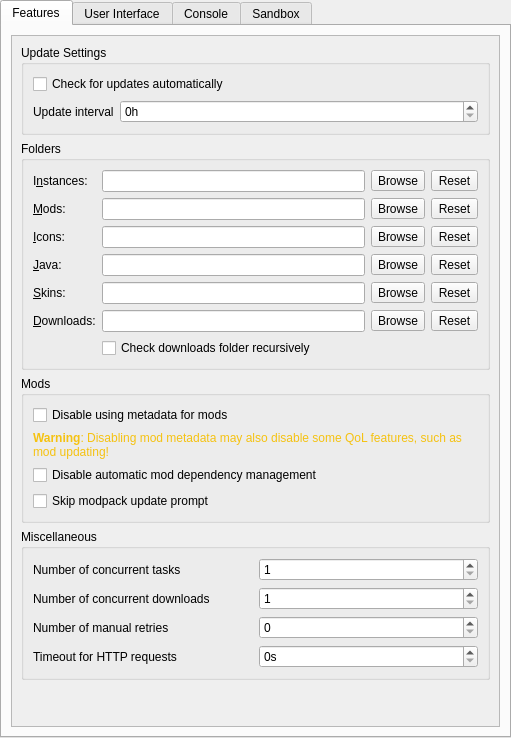
<?xml version="1.0" encoding="UTF-8"?>
<ui version="4.0">
 <class>LauncherPage</class>
 <widget class="QWidget" name="LauncherPage">
  <property name="geometry">
   <rect>
    <x>0</x>
    <y>0</y>
    <width>511</width>
    <height>726</height>
   </rect>
  </property>
  <property name="sizePolicy">
   <sizepolicy hsizetype="MinimumExpanding" vsizetype="MinimumExpanding">
    <horstretch>0</horstretch>
    <verstretch>0</verstretch>
   </sizepolicy>
  </property>
  <layout class="QVBoxLayout" name="mainLayout">
   <property name="leftMargin">
    <number>0</number>
   </property>
   <property name="topMargin">
    <number>0</number>
   </property>
   <property name="rightMargin">
    <number>0</number>
   </property>
   <property name="bottomMargin">
    <number>0</number>
   </property>
   <item>
    <widget class="QTabWidget" name="tabWidget">
     <property name="toolTip">
      <string notr="true"/>
     </property>
     <property name="tabShape">
      <enum>QTabWidget::TabShape::Rounded</enum>
     </property>
     <property name="currentIndex">
      <number>0</number>
     </property>
     <widget class="QWidget" name="featuresTab">
      <attribute name="title">
       <string>Features</string>
      </attribute>
      <layout class="QVBoxLayout" name="verticalLayout_9">
       <item>
        <widget class="QScrollArea" name="scrollArea">
         <property name="horizontalScrollBarPolicy">
          <enum>Qt::ScrollBarPolicy::ScrollBarAlwaysOff</enum>
         </property>
         <property name="widgetResizable">
          <bool>true</bool>
         </property>
         <widget class="QWidget" name="scrollAreaWidgetContents">
          <property name="geometry">
           <rect>
            <x>0</x>
            <y>0</y>
            <width>473</width>
            <height>770</height>
           </rect>
          </property>
          <layout class="QVBoxLayout" name="verticalLayout_8">
           <item>
            <widget class="QGroupBox" name="updateSettingsBox">
             <property name="title">
              <string>Update Settings</string>
             </property>
             <layout class="QVBoxLayout" name="verticalLayout_7">
              <item>
               <widget class="QCheckBox" name="autoUpdateCheckBox">
                <property name="text">
                 <string>Check for updates automatically</string>
                </property>
               </widget>
              </item>
              <item>
               <layout class="QFormLayout" name="updateSetingsLayout">
                <item row="0" column="0">
                 <widget class="QLabel" name="updateIntervalLabel">
                  <property name="text">
                   <string>Update interval</string>
                  </property>
                 </widget>
                </item>
                <item row="0" column="1">
                 <widget class="QSpinBox" name="updateIntervalSpinBox">
                  <property name="toolTip">
                   <string>Set it to 0 to only check on launch</string>
                  </property>
                  <property name="suffix">
                   <string>h</string>
                  </property>
                  <property name="minimum">
                   <number>0</number>
                  </property>
                  <property name="maximum">
                   <number>99999999</number>
                  </property>
                 </widget>
                </item>
               </layout>
              </item>
             </layout>
            </widget>
           </item>
           <item>
            <widget class="QGroupBox" name="foldersBox">
             <property name="title">
              <string>Folders</string>
             </property>
             <layout class="QGridLayout" name="foldersBoxLayout">
              <item row="3" column="0">
               <widget class="QLabel" name="labelJavaDir">
                <property name="text">
                 <string>&amp;Java:</string>
                </property>
                <property name="buddy">
                 <cstring>javaDirTextBox</cstring>
                </property>
               </widget>
              </item>
              <item row="0" column="2">
               <widget class="QToolButton" name="instDirBrowseBtn">
                <property name="text">
                 <string>Browse</string>
                </property>
               </widget>
              </item>
              <item row="4" column="0">
               <widget class="QLabel" name="labelSkinsDir">
                <property name="text">
                 <string>&amp;Skins:</string>
                </property>
                <property name="buddy">
                 <cstring>skinsDirTextBox</cstring>
                </property>
               </widget>
              </item>
              <item row="2" column="2">
               <widget class="QToolButton" name="iconsDirBrowseBtn">
                <property name="text">
                 <string>Browse</string>
                </property>
               </widget>
              </item>
              <item row="4" column="2">
               <widget class="QToolButton" name="skinsDirBrowseBtn">
                <property name="text">
                 <string>Browse</string>
                </property>
               </widget>
              </item>
              <item row="3" column="1">
               <widget class="QLineEdit" name="javaDirTextBox"/>
              </item>
              <item row="4" column="1">
               <widget class="QLineEdit" name="skinsDirTextBox"/>
              </item>
              <item row="1" column="0">
               <widget class="QLabel" name="labelModsDir">
                <property name="text">
                 <string>&amp;Mods:</string>
                </property>
                <property name="buddy">
                 <cstring>modsDirTextBox</cstring>
                </property>
               </widget>
              </item>
              <item row="9" column="1" colspan="2">
               <widget class="QCheckBox" name="downloadsDirWatchRecursiveCheckBox">
                <property name="toolTip">
                 <string>When enabled, in addition to the downloads folder, its sub folders will also be searched when looking for resources (e.g. when looking for blocked mods on CurseForge).</string>
                </property>
                <property name="text">
                 <string>Check downloads folder recursively</string>
                </property>
               </widget>
              </item>
              <item row="1" column="2">
               <widget class="QToolButton" name="modsDirBrowseBtn">
                <property name="text">
                 <string>Browse</string>
                </property>
               </widget>
              </item>
              <item row="8" column="1">
               <widget class="QLineEdit" name="downloadsDirTextBox"/>
              </item>
              <item row="0" column="1">
               <widget class="QLineEdit" name="instDirTextBox"/>
              </item>
              <item row="2" column="1">
               <widget class="QLineEdit" name="iconsDirTextBox"/>
              </item>
              <item row="3" column="2">
               <widget class="QToolButton" name="javaDirBrowseBtn">
                <property name="text">
                 <string>Browse</string>
                </property>
               </widget>
              </item>
              <item row="8" column="0">
               <widget class="QLabel" name="labelDownloadsDir">
                <property name="text">
                 <string>&amp;Downloads:</string>
                </property>
                <property name="buddy">
                 <cstring>downloadsDirTextBox</cstring>
                </property>
               </widget>
              </item>
              <item row="8" column="2">
               <widget class="QToolButton" name="downloadsDirBrowseBtn">
                <property name="text">
                 <string>Browse</string>
                </property>
               </widget>
              </item>
              <item row="1" column="1">
               <widget class="QLineEdit" name="modsDirTextBox"/>
              </item>
              <item row="0" column="0">
               <widget class="QLabel" name="labelInstDir">
                <property name="text">
                 <string>I&amp;nstances:</string>
                </property>
                <property name="buddy">
                 <cstring>instDirTextBox</cstring>
                </property>
               </widget>
              </item>
              <item row="2" column="0">
               <widget class="QLabel" name="labelIconsDir">
                <property name="text">
                 <string>&amp;Icons:</string>
                </property>
                <property name="buddy">
                 <cstring>iconsDirTextBox</cstring>
                </property>
               </widget>
              </item>
              <item row="0" column="3">
               <widget class="QToolButton" name="instDirResetBtn">
                <property name="text">
                 <string>Reset</string>
                </property>
               </widget>
              </item>
              <item row="1" column="3">
               <widget class="QToolButton" name="modsDirResetBtn">
                <property name="text">
                 <string>Reset</string>
                </property>
               </widget>
              </item>
              <item row="2" column="3">
               <widget class="QToolButton" name="iconsDirResetBtn">
                <property name="text">
                 <string>Reset</string>
                </property>
               </widget>
              </item>
              <item row="3" column="3">
               <widget class="QToolButton" name="javaDirResetBtn">
                <property name="text">
                 <string>Reset</string>
                </property>
               </widget>
              </item>
              <item row="4" column="3">
               <widget class="QToolButton" name="skinsDirResetBtn">
                <property name="text">
                 <string>Reset</string>
                </property>
               </widget>
              </item>
              <item row="8" column="3">
               <widget class="QToolButton" name="downloadsDirResetBtn">
                <property name="text">
                 <string>Reset</string>
                </property>
               </widget>
              </item>
             </layout>
            </widget>
           </item>
           <item>
            <widget class="QGroupBox" name="modsBox">
             <property name="title">
              <string>Mods</string>
             </property>
             <layout class="QVBoxLayout" name="verticalLayout_4">
              <item>
               <widget class="QCheckBox" name="metadataDisableBtn">
                <property name="toolTip">
                 <string>Disable using metadata provided by mod providers (like Modrinth or CurseForge) for mods.</string>
                </property>
                <property name="text">
                 <string>Disable using metadata for mods</string>
                </property>
               </widget>
              </item>
              <item>
               <widget class="QLabel" name="metadataWarningLabel">
                <property name="text">
                 <string>&lt;html&gt;&lt;head/&gt;&lt;body&gt;&lt;p&gt;&lt;span style=&quot; font-weight:600; color:#f5c211;&quot;&gt;Warning&lt;/span&gt;&lt;span style=&quot; color:#f5c211;&quot;&gt;: Disabling mod metadata may also disable some QoL features, such as mod updating!&lt;/span&gt;&lt;/p&gt;&lt;/body&gt;&lt;/html&gt;</string>
                </property>
                <property name="wordWrap">
                 <bool>true</bool>
                </property>
               </widget>
              </item>
              <item>
               <widget class="QCheckBox" name="dependenciesDisableBtn">
                <property name="toolTip">
                 <string>Disable the automatic detection, installation, and updating of mod dependencies.</string>
                </property>
                <property name="text">
                 <string>Disable automatic mod dependency management</string>
                </property>
               </widget>
              </item>
              <item>
               <widget class="QCheckBox" name="skipModpackUpdatePromptBtn">
                <property name="toolTip">
                 <string>When creating a new modpack instance, do not suggest updating existing instances instead.</string>
                </property>
                <property name="text">
                 <string>Skip modpack update prompt</string>
                </property>
               </widget>
              </item>
             </layout>
            </widget>
           </item>
           <item>
            <widget class="QGroupBox" name="miscellaneousGroupBox">
             <property name="title">
              <string>Miscellaneous</string>
             </property>
             <layout class="QGridLayout" name="gridLayout">
              <item row="1" column="1">
               <widget class="QSpinBox" name="numberOfConcurrentDownloadsSpinBox">
                <property name="minimum">
                 <number>1</number>
                </property>
               </widget>
              </item>
              <item row="0" column="0">
               <widget class="QLabel" name="numberOfConcurrentTasksLabel">
                <property name="text">
                 <string>Number of concurrent tasks</string>
                </property>
               </widget>
              </item>
              <item row="0" column="1">
               <widget class="QSpinBox" name="numberOfConcurrentTasksSpinBox">
                <property name="minimum">
                 <number>1</number>
                </property>
               </widget>
              </item>
              <item row="1" column="0">
               <widget class="QLabel" name="numberOfConcurrentDownloadsLabel">
                <property name="text">
                 <string>Number of concurrent downloads</string>
                </property>
               </widget>
              </item>
              <item row="2" column="0">
               <widget class="QLabel" name="numberOfManualRetriesLabel">
                <property name="text">
                 <string>Number of manual retries</string>
                </property>
               </widget>
              </item>
              <item row="2" column="1">
               <widget class="QSpinBox" name="numberOfManualRetriesSpinBox">
                <property name="minimum">
                 <number>0</number>
                </property>
               </widget>
              </item>
              <item row="3" column="0">
               <widget class="QLabel" name="timeoutSecondsLabel">
                <property name="toolTip">
                 <string>Seconds to wait until the requests are terminated</string>
                </property>
                <property name="text">
                 <string>Timeout for HTTP requests</string>
                </property>
               </widget>
              </item>
              <item row="3" column="1">
               <widget class="QSpinBox" name="timeoutSecondsSpinBox">
                <property name="suffix">
                 <string>s</string>
                </property>
               </widget>
              </item>
             </layout>
            </widget>
           </item>
           <item>
            <spacer name="verticalSpacer_FeaturesTab">
             <property name="orientation">
              <enum>Qt::Orientation::Vertical</enum>
             </property>
             <property name="sizeHint" stdset="0">
              <size>
               <width>0</width>
               <height>0</height>
              </size>
             </property>
            </spacer>
           </item>
          </layout>
         </widget>
        </widget>
       </item>
      </layout>
     </widget>
     <widget class="QWidget" name="userInterfaceTab">
      <attribute name="title">
       <string>User Interface</string>
      </attribute>
      <layout class="QVBoxLayout" name="verticalLayout_6">
       <item>
        <widget class="QGroupBox" name="sortingModeBox">
         <property name="enabled">
          <bool>true</bool>
         </property>
         <property name="title">
          <string>Instance view sorting mode</string>
         </property>
         <layout class="QHBoxLayout" name="sortingModeBoxLayout">
          <item>
           <widget class="QRadioButton" name="sortLastLaunchedBtn">
            <property name="text">
             <string>&amp;By last launched</string>
            </property>
            <attribute name="buttonGroup">
             <string notr="true">sortingModeGroup</string>
            </attribute>
           </widget>
          </item>
          <item>
           <widget class="QRadioButton" name="sortByNameBtn">
            <property name="text">
             <string>By &amp;name</string>
            </property>
            <attribute name="buttonGroup">
             <string notr="true">sortingModeGroup</string>
            </attribute>
           </widget>
          </item>
         </layout>
        </widget>
       </item>
       <item>
        <widget class="QGroupBox" name="themeBox">
         <property name="title">
          <string>Theme</string>
         </property>
         <layout class="QVBoxLayout" name="verticalLayout_5">
          <item>
           <widget class="ThemeCustomizationWidget" name="themeCustomizationWidget" native="true"/>
          </item>
         </layout>
        </widget>
       </item>
       <item>
        <widget class="QGroupBox" name="catBox">
         <property name="title">
          <string>Cat</string>
         </property>
         <layout class="QGridLayout" name="gridLayout_5">
          <item row="0" column="2">
           <widget class="QSpinBox" name="catOpacitySpinBox">
            <property name="specialValueText">
             <string/>
            </property>
            <property name="suffix">
             <string>%</string>
            </property>
            <property name="maximum">
             <number>100</number>
            </property>
            <property name="value">
             <number>0</number>
            </property>
           </widget>
          </item>
          <item row="0" column="0">
           <widget class="QLabel" name="catOpacityLabel">
            <property name="toolTip">
             <string>Set the cat's opacity. 0% is fully transparent and 100% is fully opaque.</string>
            </property>
            <property name="text">
             <string>Opacity</string>
            </property>
           </widget>
          </item>
          <item row="0" column="1">
           <spacer name="horizontalSpacer">
            <property name="orientation">
             <enum>Qt::Orientation::Horizontal</enum>
            </property>
            <property name="sizeHint" stdset="0">
             <size>
              <width>40</width>
              <height>20</height>
             </size>
            </property>
           </spacer>
          </item>
         </layout>
        </widget>
       </item>
       <item>
        <widget class="QGroupBox" name="toolsBox">
         <property name="sizePolicy">
          <sizepolicy hsizetype="Preferred" vsizetype="Preferred">
           <horstretch>0</horstretch>
           <verstretch>0</verstretch>
          </sizepolicy>
         </property>
         <property name="title">
          <string>Tools</string>
         </property>
         <layout class="QVBoxLayout" name="verticalLayout">
          <item>
           <widget class="QCheckBox" name="preferMenuBarCheckBox">
            <property name="toolTip">
             <string>The menubar is more friendly for keyboard-driven interaction.</string>
            </property>
            <property name="text">
             <string>&amp;Replace toolbar with menubar</string>
            </property>
           </widget>
          </item>
         </layout>
        </widget>
       </item>
       <item>
        <spacer name="verticalSpacer_UserInterfaceTab">
         <property name="orientation">
          <enum>Qt::Orientation::Vertical</enum>
         </property>
         <property name="sizeHint" stdset="0">
          <size>
           <width>0</width>
           <height>0</height>
          </size>
         </property>
        </spacer>
       </item>
      </layout>
     </widget>
     <widget class="QWidget" name="consoleTab">
      <attribute name="title">
       <string>Console</string>
      </attribute>
      <layout class="QVBoxLayout" name="verticalLayout_2">
       <item>
        <widget class="QGroupBox" name="consoleSettingsBox">
         <property name="title">
          <string>Console Settings</string>
         </property>
         <layout class="QVBoxLayout" name="verticalLayout_3">
          <item>
           <widget class="QCheckBox" name="showConsoleCheck">
            <property name="text">
             <string>Show console while the game is &amp;running</string>
            </property>
           </widget>
          </item>
          <item>
           <widget class="QCheckBox" name="autoCloseConsoleCheck">
            <property name="text">
             <string>&amp;Automatically close console when the game quits</string>
            </property>
           </widget>
          </item>
          <item>
           <widget class="QCheckBox" name="showConsoleErrorCheck">
            <property name="text">
             <string>Show console when the game &amp;crashes</string>
            </property>
           </widget>
          </item>
         </layout>
        </widget>
       </item>
       <item>
        <widget class="QGroupBox" name="groupBox_4">
         <property name="title">
          <string>&amp;History limit</string>
         </property>
         <layout class="QGridLayout" name="gridLayout_3">
          <item row="1" column="0">
           <widget class="QCheckBox" name="checkStopLogging">
            <property name="text">
             <string>&amp;Stop logging when log overflows</string>
            </property>
           </widget>
          </item>
          <item row="0" column="0">
           <widget class="QSpinBox" name="lineLimitSpinBox">
            <property name="sizePolicy">
             <sizepolicy hsizetype="Expanding" vsizetype="Fixed">
              <horstretch>0</horstretch>
              <verstretch>0</verstretch>
             </sizepolicy>
            </property>
            <property name="suffix">
             <string> lines</string>
            </property>
            <property name="minimum">
             <number>10000</number>
            </property>
            <property name="maximum">
             <number>1000000</number>
            </property>
            <property name="singleStep">
             <number>10000</number>
            </property>
            <property name="value">
             <number>100000</number>
            </property>
           </widget>
          </item>
         </layout>
        </widget>
       </item>
       <item>
        <widget class="QGroupBox" name="themeBox_2">
         <property name="sizePolicy">
          <sizepolicy hsizetype="Preferred" vsizetype="MinimumExpanding">
           <horstretch>0</horstretch>
           <verstretch>0</verstretch>
          </sizepolicy>
         </property>
         <property name="title">
          <string>Console &amp;font</string>
         </property>
         <layout class="QGridLayout" name="gridLayout_2">
          <item row="1" column="0" colspan="2">
           <widget class="QTextEdit" name="fontPreview">
            <property name="sizePolicy">
             <sizepolicy hsizetype="Expanding" vsizetype="MinimumExpanding">
              <horstretch>0</horstretch>
              <verstretch>0</verstretch>
             </sizepolicy>
            </property>
            <property name="horizontalScrollBarPolicy">
             <enum>Qt::ScrollBarPolicy::ScrollBarAlwaysOff</enum>
            </property>
            <property name="undoRedoEnabled">
             <bool>false</bool>
            </property>
            <property name="textInteractionFlags">
             <set>Qt::TextInteractionFlag::TextSelectableByKeyboard|Qt::TextInteractionFlag::TextSelectableByMouse</set>
            </property>
           </widget>
          </item>
          <item row="0" column="0">
           <widget class="QFontComboBox" name="consoleFont">
            <property name="sizePolicy">
             <sizepolicy hsizetype="Expanding" vsizetype="Fixed">
              <horstretch>0</horstretch>
              <verstretch>0</verstretch>
             </sizepolicy>
            </property>
           </widget>
          </item>
          <item row="0" column="1">
           <widget class="QSpinBox" name="fontSizeBox">
            <property name="minimum">
             <number>5</number>
            </property>
            <property name="maximum">
             <number>16</number>
            </property>
            <property name="value">
             <number>11</number>
            </property>
           </widget>
          </item>
         </layout>
        </widget>
       </item>
      </layout>
     </widget>
     <widget class="QWidget" name="macSandboxTab">
      <attribute name="title">
       <string>Sandbox</string>
      </attribute>
      <layout class="QVBoxLayout" name="verticalLayout_13">
       <property name="spacing">
        <number>-1</number>
       </property>
       <item>
        <widget class="QLabel" name="infoLabel1">
         <property name="sizePolicy">
          <sizepolicy hsizetype="Expanding" vsizetype="Minimum">
           <horstretch>0</horstretch>
           <verstretch>0</verstretch>
          </sizepolicy>
         </property>
         <property name="text">
          <string>The following settings are for users who need to grant Prism Launcher or Minecraft access to additional locations on the file system normally blocked by the sandbox. You generally only need to do this if your mods or custom commands have special requirements. Most users do not need to modify these settings.</string>
         </property>
         <property name="scaledContents">
          <bool>false</bool>
         </property>
         <property name="wordWrap">
          <bool>true</bool>
         </property>
        </widget>
       </item>
       <item>
        <widget class="QLabel" name="infoLabel2">
         <property name="sizePolicy">
          <sizepolicy hsizetype="Expanding" vsizetype="Minimum">
           <horstretch>0</horstretch>
           <verstretch>0</verstretch>
          </sizepolicy>
         </property>
         <property name="text">
          <string>Even if the sandbox allows some file operations, they still may be blocked by other access controls such as POSIX permissions. Adding directories here does not allow running programs contained within them.</string>
         </property>
         <property name="scaledContents">
          <bool>false</bool>
         </property>
         <property name="wordWrap">
          <bool>true</bool>
         </property>
        </widget>
       </item>
       <item>
        <widget class="QLabel" name="label">
         <property name="text">
          <string>It is recommended to restart all instances and the launcher when making changes.</string>
         </property>
         <property name="wordWrap">
          <bool>true</bool>
         </property>
        </widget>
       </item>
       <item>
        <spacer name="verticalSpacer_macSandboxTabMiddle">
         <property name="orientation">
          <enum>Qt::Orientation::Vertical</enum>
         </property>
         <property name="sizeType">
          <enum>QSizePolicy::Policy::Fixed</enum>
         </property>
         <property name="sizeHint" stdset="0">
          <size>
           <width>0</width>
           <height>12</height>
          </size>
         </property>
        </spacer>
       </item>
       <item>
        <widget class="QGroupBox" name="readWriteGroupBox">
         <property name="sizePolicy">
          <sizepolicy hsizetype="Preferred" vsizetype="Preferred">
           <horstretch>0</horstretch>
           <verstretch>0</verstretch>
          </sizepolicy>
         </property>
         <property name="title">
          <string>Read/write</string>
         </property>
         <layout class="QVBoxLayout" name="verticalLayout_14">
          <item>
           <widget class="QLabel" name="readWriteInfoLabel">
            <property name="sizePolicy">
             <sizepolicy hsizetype="Expanding" vsizetype="Minimum">
              <horstretch>0</horstretch>
              <verstretch>0</verstretch>
             </sizepolicy>
            </property>
            <property name="text">
             <string>&lt;html&gt;&lt;head/&gt;&lt;body&gt;&lt;p&gt;&lt;span style=&quot; font-size:12pt; color:lightgray;&quot;&gt;Allow Prism Launcher and Minecraft to read and write to the following files and directories.&lt;/span&gt;&lt;/p&gt;&lt;/body&gt;&lt;/html&gt;</string>
            </property>
            <property name="wordWrap">
             <bool>true</bool>
            </property>
           </widget>
          </item>
          <item>
           <widget class="DropList" name="readWriteList">
            <property name="sizePolicy">
             <sizepolicy hsizetype="Expanding" vsizetype="Expanding">
              <horstretch>0</horstretch>
              <verstretch>0</verstretch>
             </sizepolicy>
            </property>
           </widget>
          </item>
          <item>
           <layout class="QHBoxLayout" name="horizontalLayout">
            <item>
             <widget class="QPushButton" name="readWriteAddBtn">
              <property name="text">
               <string>+</string>
              </property>
             </widget>
            </item>
            <item>
             <widget class="QPushButton" name="readWriteRemoveBtn">
              <property name="text">
               <string>-</string>
              </property>
             </widget>
            </item>
            <item>
             <spacer name="horizontalSpacer_2">
              <property name="orientation">
               <enum>Qt::Orientation::Horizontal</enum>
              </property>
              <property name="sizeHint" stdset="0">
               <size>
                <width>0</width>
                <height>0</height>
               </size>
              </property>
             </spacer>
            </item>
           </layout>
          </item>
         </layout>
        </widget>
       </item>
       <item>
        <widget class="QGroupBox" name="readOnlyGroupBox">
         <property name="sizePolicy">
          <sizepolicy hsizetype="Preferred" vsizetype="Preferred">
           <horstretch>0</horstretch>
           <verstretch>0</verstretch>
          </sizepolicy>
         </property>
         <property name="title">
          <string>Read only</string>
         </property>
         <layout class="QVBoxLayout" name="verticalLayout_15">
          <item>
           <widget class="QLabel" name="readOnlyInfoLabel">
            <property name="sizePolicy">
             <sizepolicy hsizetype="Expanding" vsizetype="Minimum">
              <horstretch>0</horstretch>
              <verstretch>0</verstretch>
             </sizepolicy>
            </property>
            <property name="text">
             <string>&lt;html&gt;&lt;head/&gt;&lt;body&gt;&lt;p&gt;&lt;span style=&quot; font-size:12pt; color:lightgray;&quot;&gt;Allow Prism Launcher and Minecraft to read the following files and directories.&lt;/span&gt;&lt;/p&gt;&lt;/body&gt;&lt;/html&gt;</string>
            </property>
            <property name="wordWrap">
             <bool>true</bool>
            </property>
           </widget>
          </item>
          <item>
           <widget class="DropList" name="readOnlyList"/>
          </item>
          <item>
           <layout class="QHBoxLayout" name="horizontalLayout_2">
            <item>
             <widget class="QPushButton" name="readOnlyAddBtn">
              <property name="text">
               <string>+</string>
              </property>
             </widget>
            </item>
            <item>
             <widget class="QPushButton" name="readOnlyRemoveBtn">
              <property name="text">
               <string>-</string>
              </property>
             </widget>
            </item>
            <item>
             <spacer name="horizontalSpacer_3">
              <property name="orientation">
               <enum>Qt::Orientation::Horizontal</enum>
              </property>
              <property name="sizeHint" stdset="0">
               <size>
                <width>0</width>
                <height>0</height>
               </size>
              </property>
             </spacer>
            </item>
           </layout>
          </item>
         </layout>
        </widget>
       </item>
       <item>
        <spacer name="verticalSpacer_macSandboxTab">
         <property name="orientation">
          <enum>Qt::Orientation::Vertical</enum>
         </property>
         <property name="sizeHint" stdset="0">
          <size>
           <width>0</width>
           <height>0</height>
          </size>
         </property>
        </spacer>
       </item>
      </layout>
     </widget>
    </widget>
   </item>
  </layout>
 </widget>
 <customwidgets>
  <customwidget>
   <class>ThemeCustomizationWidget</class>
   <extends>QWidget</extends>
   <header>ui/widgets/ThemeCustomizationWidget.h</header>
   <container>1</container>
  </customwidget>
  <customwidget>
   <class>DropList</class>
   <extends>QListWidget</extends>
   <header>ui/widgets/DropList.h</header>
  </customwidget>
 </customwidgets>
 <tabstops>
  <tabstop>tabWidget</tabstop>
  <tabstop>autoUpdateCheckBox</tabstop>
  <tabstop>instDirTextBox</tabstop>
  <tabstop>instDirBrowseBtn</tabstop>
  <tabstop>modsDirTextBox</tabstop>
  <tabstop>modsDirBrowseBtn</tabstop>
  <tabstop>iconsDirTextBox</tabstop>
  <tabstop>iconsDirBrowseBtn</tabstop>
  <tabstop>sortLastLaunchedBtn</tabstop>
  <tabstop>sortByNameBtn</tabstop>
  <tabstop>showConsoleCheck</tabstop>
  <tabstop>autoCloseConsoleCheck</tabstop>
  <tabstop>showConsoleErrorCheck</tabstop>
  <tabstop>lineLimitSpinBox</tabstop>
  <tabstop>checkStopLogging</tabstop>
  <tabstop>consoleFont</tabstop>
  <tabstop>fontSizeBox</tabstop>
  <tabstop>fontPreview</tabstop>
 </tabstops>
 <resources/>
 <connections/>
 <buttongroups>
  <buttongroup name="sortingModeGroup"/>
 </buttongroups>
</ui>
